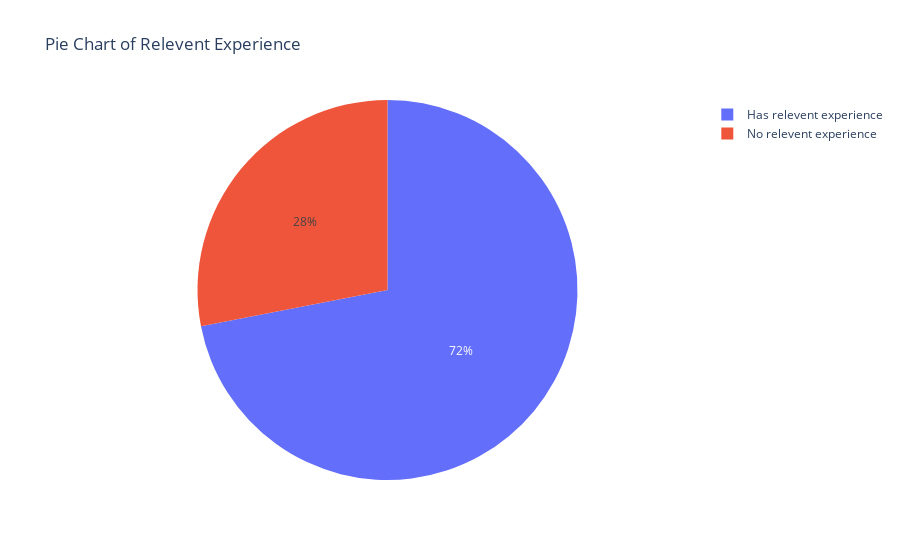

The cell this chart's notebook holds for it:
### Code cell
recount = df['relevent_experience'].value_counts()
trace = go.Pie(labels=list(recount.index), values=list(recount.values))
layout = dict(title="Pie Chart of Relevent Experience")
fig = dict(data=[trace], layout=layout)
iplot(fig, filename="Pie Chart of Relevent Experience")

### Figure 1 — Plotly figure (JSON) as saved in the notebook; plotly's stock layout.template omitted (floating-point values rounded to 4 significant figures)
{"data": [{"labels": ["Has relevent experience", "No relevent experience"], "type": "pie", "values": [15316, 5971]}], "layout": {"title": {"text": "Pie Chart of Relevent Experience"}}}
